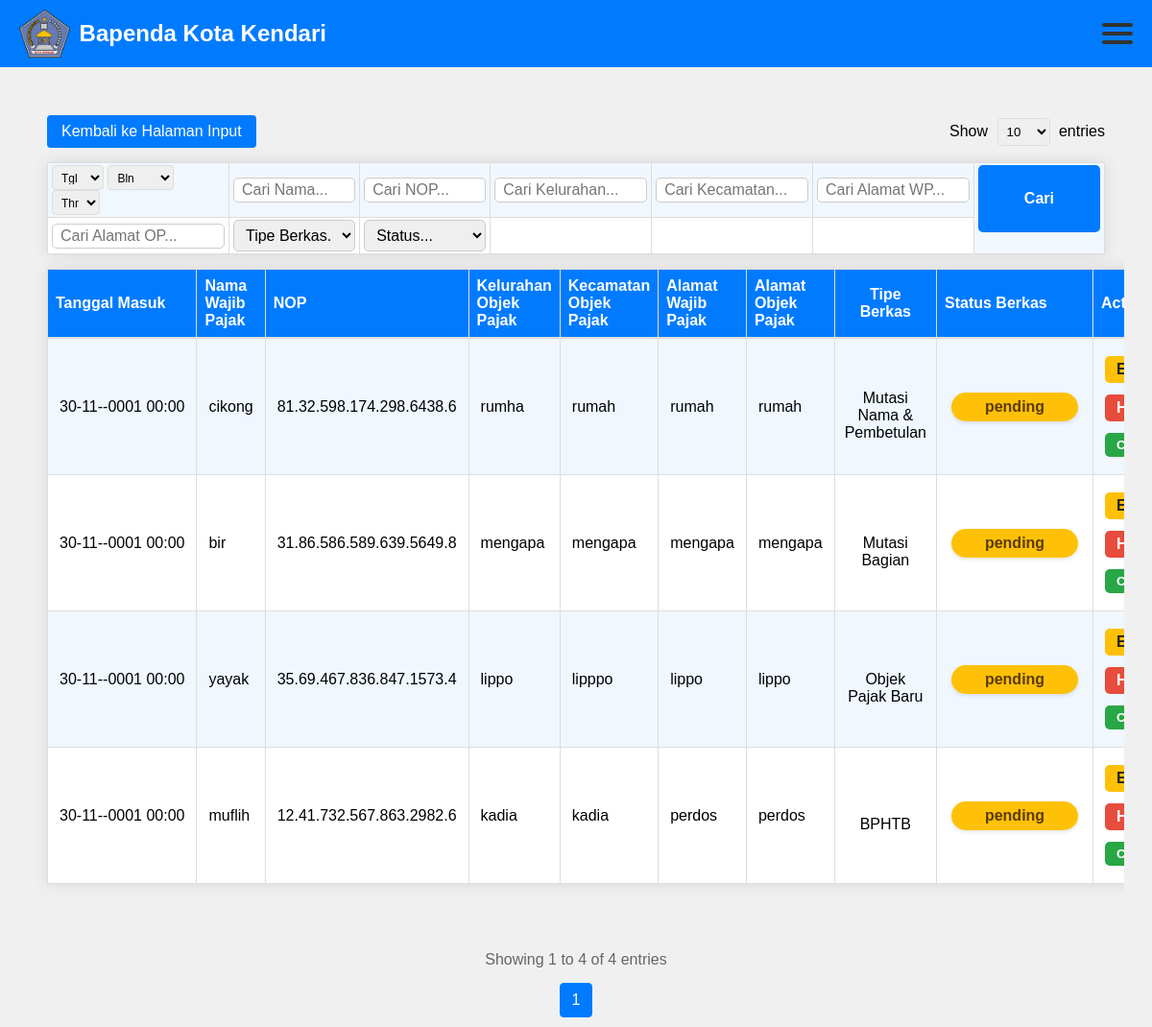
Page /show.php (signed in) on the earlier database version.
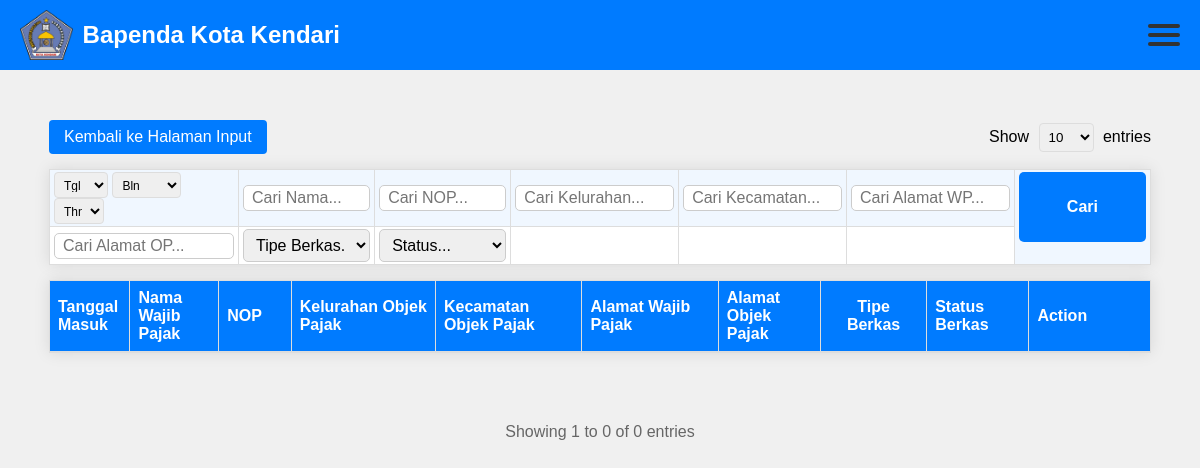
Same page on the later database version.
### tables this page shows
CREATE TABLE `dokumen` (
  `id` int(11) NOT NULL,
  `nama_dokumen` varchar(255) NOT NULL,
  `penerima` int(11) DEFAULT NULL,
  `nama` varchar(255) NOT NULL,
  `nop` varchar(255) NOT NULL,
  `kelurahan_objek_pajak` varchar(255) NOT NULL,
  `kecamatan_objek_pajak` varchar(255) NOT NULL,
  `alamat_wajib_pajak` text NOT NULL,
  `alamat_objek_pajak` text NOT NULL,
  `tipe_berkas` varchar(255) NOT NULL,
  `status` enum('pending','selesai') NOT NULL,
  `tanggal_masuk` datetime NOT NULL,
  `current_handler` varchar(50) NOT NULL DEFAULT 'loket'
);

### show.php (the view, shortened to what this page needs)
<?php
include 'koneksi.php';
function formatNOP($nop)
{
    return substr($nop, 0, 2) . '.' .
        substr($nop, 2, 2) . '.' .
        substr($nop, 4, 3) . '.' .
        substr($nop, 7, 3) . '.' .
        substr($nop, 10, 3) . '.' .
        substr($nop, 13, 4) . '.' .
        substr($nop, 17, 1);
}
$query = "SELECT id, nama, nop, kelurahan_objek_pajak, kecamatan_objek_pajak,
          alamat_wajib_pajak, alamat_objek_pajak, tipe_berkas, status, tanggal_masuk, current_handler
          FROM dokumen WHERE 1=1";
if ($_SESSION['role'] !== 'monitoring') {
    $handler = mysqli_real_escape_string($conn, $_SESSION['role']);
    $query .= " AND current_handler = '$handler'";
    $role_berkas_map = [
        'loket'      => ['BPHTB', 'Objek Pajak Baru', 'Mutasi Bagian', 'Mutasi Nama & Pembetulan'],
        'verlap'     => ['BPHTB', 'Objek Pajak Baru', 'Mutasi Bagian', 'Mutasi Nama & Pembetulan'],
        'penetapan'  => ['BPHTB', 'Objek Pajak Baru', 'Mutasi Bagian', 'Mutasi Nama & Pembetulan'],
        'kabid'      => ['BPHTB', 'Objek Pajak Baru', 'Mutasi Bagian', 'Mutasi Nama & Pembetulan'],
        'bphtb'      => ['BPHTB'],
        'mutasi1'    => ['Mutasi Bagian'],
        'mutasi2'    => ['Mutasi Nama & Pembetulan'],
        'op_baru'    => ['Objek Pajak Baru']
    ];
    $role = $_SESSION['role'];
    if (isset($role_berkas_map[$role])) {
        $allowed_types = array_map(function($t) use ($conn) {
            return "'%" . mysqli_real_escape_string($conn, $t) . "%'";
        }, $role_berkas_map[$role]);
        $query .= " AND (";
        foreach ($allowed_types as $i => $type) {
            if ($i > 0) $query .= " OR ";
            $query .= "tipe_berkas LIKE $type";
        }
        $query .= ")";
    }
}
$entries = isset($_GET['entries']) ? (int) $_GET['entries'] : 10;
$page = isset($_GET['page']) ? (int) $_GET['page'] : 1;
$start = ($page - 1) * $entries;
$count_conditions = str_replace("SELECT *", "", $query);
$total_query = "SELECT COUNT(*) as total FROM dokumen " . substr($count_conditions, strpos($count_conditions, "WHERE"));
$total_result = mysqli_query($conn, $total_query);
$total_row = mysqli_fetch_assoc($total_result);
$total_records = $total_row['total'];
$total_pages = ceil($total_records / $entries);
$query .= " ORDER BY id DESC LIMIT $start, $entries";
$result = mysqli_query($conn, $query);
?>
<!DOCTYPE html>
<html lang="id">
<head>
    <link rel="stylesheet" href="css/show.css">
</head>
<body class="show-body">
    <div class="header">
        <div class="logo-container">
            <img src="gambar/Lambang_Kota_Kendari.png" alt="Logo Kota Kendari">
            <h2>Bapenda Kota Kendari</h2>
        </div>
        <div class="hamburger-menu-container">
            <div class="hamburger-icon" onclick="toggleMenu()">
                <span></span>
                <span></span>
                <span></span>
            </div>
        </div>
    </div>
    <div class="content">
        <div class="table-container">
            <div class="table-header">
                <?php if ($_SESSION['role'] == 'loket'): ?>
                    <a href="input.php" class="back-button">Kembali ke Halaman Input</a>
                <?php endif; ?>
                <div class="entries-container">
                    <label>Show
                        <select name="entries" id="entries" onchange="changeEntries(this.value)">
                            <option value="10" <?php echo isset($_GET['entries']) && $_GET['entries'] == '10' ? 'selected' : ''; ?>>10</option>
                        </select>
                        entries
                    </label>
                </div>
            </div>
            <div class="search-container">
                <form action="" method="GET">
                    <table class="search-table">
                        <tr>
                            <td style="min-width:170px;">
                                <select name="search_date_start" class="date-select" style="width:30%;">
                                    <option value="">Tgl</option>
                                </select>
                                <select name="search_month" class="date-select" style="width:38%;">
                                    <option value="">Bln</option>
                                </select>
                                <select name="search_year" class="date-select" style="width:28%;">
                                    <option value="">Thn</option>
                                </select>
                            </td>
                            <td><input type="text" name="search_nama" placeholder="Cari Nama..." value="<?php echo isset($_GET['search_nama']) ? htmlspecialchars($_GET['search_nama']) : ''; ?>"></td>
                            <td><input type="text" name="search_nop" placeholder="Cari NOP..." value="<?php echo isset($_GET['search_nop']) ? htmlspecialchars($_GET['search_nop']) : ''; ?>"></td>
                            <td><input type="text" name="search_kelurahan" placeholder="Cari Kelurahan..." value="<?php echo isset($_GET['search_kelurahan']) ? htmlspecialchars($_GET['search_kelurahan']) : ''; ?>"></td>
                            <td><input type="text" name="search_kecamatan" placeholder="Cari Kecamatan..." value="<?php echo isset($_GET['search_kecamatan']) ? htmlspecialchars($_GET['search_kecamatan']) : ''; ?>"></td>
                            <td><input type="text" name="search_alamat_wp" placeholder="Cari Alamat WP..." value="<?php echo isset($_GET['search_alamat_wp']) ? htmlspecialchars($_GET['search_alamat_wp']) : ''; ?>"></td>
                            <td rowspan="2" class="search-btn-cell">
                                <button type="submit" class="search-btn-big">Cari</button>
                            </td>
                        </tr>
                        <tr>
                            <td><input type="text" name="search_alamat_op" placeholder="Cari Alamat OP..." value="<?php echo isset($_GET['search_alamat_op']) ? htmlspecialchars($_GET['search_alamat_op']) : ''; ?>"></td>
                            <td>
                                <select name="search_tipe" style="width:100%;">
                                    <option value="">Tipe Berkas...</option>
                                </select>
                            </td>
                            <td>
                                <select name="search_status" style="width:100%;">
                                    <option value="">Status...</option>
                                </select>
                            </td>
                            <?php if ($_SESSION['role'] === 'monitoring'): ?>
                            <td colspan="3">
                                <select name="search_handler" style="width:100%;">
                                    <option value="">Handler</option>
                                    <?php
                                    $handlers = ['loket', 'verlap', 'penetapan', 'kabid', 'bphtb', 'op_baru', 'mutasi1', 'mutasi2'];
                                    foreach ($handlers as $handler) {
                                        $selected = (isset($_GET['search_handler']) && $_GET['search_handler'] == $handler) ? 'selected' : '';
                                        echo "<option value='$handler' $selected>" . ucfirst($handler) . "</option>";
                                    }
                                    ?>
                                </select>
                            </td>
                            <?php else: ?>
                            <td></td><td></td><td></td>
                            <?php endif; ?>
                        </tr>
                    </table>
                </form>
            </div>
            <table>
                <thead>
                    <tr>
                        <th>Tanggal Masuk</th>
                        <th class="nama-wajib-pajak">Nama Wajib Pajak</th>
                        <th>NOP</th>
                        <th class="kelurahan-objek-pajak">Kelurahan Objek Pajak</th>
                        <th class="kecamatan-objek-pajak">Kecamatan Objek Pajak</th>
                        <th class="alamat-wajib-pajak">Alamat Wajib Pajak</th>
                        <th class="alamat-objek-pajak">Alamat Objek Pajak</th>
                        <th class="tipe-berkas">Tipe Berkas</th>
                        <th>Status Berkas</th>
                        <?php if ($_SESSION['role'] === 'monitoring'): ?>
                            <th>Current Handler</th>
                        <?php else: ?>
                            <th>Action</th>
                        <?php endif; ?>
                    </tr>
                </thead>
                <tbody>
                    <?php while ($row = mysqli_fetch_assoc($result)): ?>
                        <tr>
                            <td class="tanggal-masuk">
                                <?php
                                if (!empty($row['tanggal_masuk'])) {
                                    $tanggal = new DateTime($row['tanggal_masuk']);
                                    echo $tanggal->format('d-m-Y H:i');
                                } else {
                                    echo '-';
                                }
                                ?>
                            </td>
                            <td class="nama-wajib-pajak"><?php echo htmlspecialchars($row['nama']); ?></td>
                            <td><?php echo htmlspecialchars(formatNOP($row['nop'])); ?></td>
                            <td class="kelurahan-objek-pajak"><?php echo htmlspecialchars($row['kelurahan_objek_pajak']); ?></td>
                            <td class="kecamatan-objek-pajak"><?php echo htmlspecialchars($row['kecamatan_objek_pajak']); ?></td>
                            <td class="alamat-wajib-pajak"><?php echo htmlspecialchars($row['alamat_wajib_pajak']); ?></td>
                            <td class="alamat-objek-pajak"><?php echo htmlspecialchars($row['alamat_objek_pajak']); ?></td>
                            <td class="tipe-berkas">
                                <?php echo nl2br(str_replace(', ', "\n", htmlspecialchars($row['tipe_berkas']))); ?>
                            </td>
                            <td class="status-cell">
                                <?php if (strtolower($row['status']) === 'selesai'): ?>
                                    <span class="status-selesai" style="background:#28a745;color:#fff;padding:4px 10px;border-radius:5px;font-weight:bold;">
                                        Selesai
                                    </span>
                                <?php else: ?>
                                    <span class="status-<?php echo strtolower($row['status']); ?>">
                                        <?php echo htmlspecialchars($row['status']); ?>
                                    </span>
                                <?php endif; ?>
                            </td>
                            <?php if ($_SESSION['role'] === 'monitoring'): ?>
                                <td>
                                    <?php echo isset($row['current_handler']) ? htmlspecialchars($row['current_handler']) : '-'; ?>
                                </td>
                            <?php else: ?>
                                <td>
                                    <a href="edit.php?id=<?php echo $row['id']; ?>" class="btn-edit">Edit</a>
                                    <a href="delete.php?id=<?php echo $row['id']; ?>" class="btn-delete" onclick="return confirm('Hapus data ini?')">Hapus</a>
                                    <?php if (strtolower($row['status']) !== 'selesai'): ?>
                                        <form action="confirm.php" method="POST" style="display:inline;" onsubmit="return handleConfirm(event, this);">
                                            <button type="submit" class="btn-confirm">Confirm</button>
                                        </form>
                                    <?php endif; ?>
                                </td>
                            <?php endif; ?>
                        </tr>
                    <?php endwhile; ?>
                </tbody>
            </table>
        </div>
    </div>
    <div class="pagination-container">
        <div class="pagination-info">
            Showing <?php echo $start + 1; ?> to <?php echo min($start + $entries, $total_records); ?> of
            <?php echo $total_records; ?> entries
        </div>
        <div class="pagination">
            <?php
            $start_page = max(1, $page - 2);
            $end_page = min($total_pages, $page + 2);
            for ($i = $start_page; $i <= $end_page; $i++): ?>
                <a href="?page=<?php echo $i; ?><?php echo isset($_GET['entries']) ? '&entries=' . $entries : ''; ?>"
                    class="page-link <?php echo $page == $i ? 'active' : ''; ?>">
                    <?php echo $i; ?>
                </a>
            <?php endfor; ?>
        </div>
    </div>
</body>
</html>

Differences in the rows shown:
removed dokumen: tanggal_masuk "30-11--0001 00:00", nama "cikong", nop "81.32.598.174.298.6438.6", kelurahan_objek_pajak "rumha", kecamatan_objek_pajak "rumah", alamat_wajib_pajak "rumah", alamat_objek_pajak "rumah", tipe_berkas "Mutasi Nama & Pembetulan", status "pending"
removed dokumen: tanggal_masuk "30-11--0001 00:00", nama "bir", nop "31.86.586.589.639.5649.8", kelurahan_objek_pajak "mengapa", kecamatan_objek_pajak "mengapa", alamat_wajib_pajak "mengapa", alamat_objek_pajak "mengapa", tipe_berkas "Mutasi Bagian", status "pending"
removed dokumen: tanggal_masuk "30-11--0001 00:00", nama "yayak", nop "35.69.467.836.847.1573.4", kelurahan_objek_pajak "lippo", kecamatan_objek_pajak "lipppo", alamat_wajib_pajak "lippo", alamat_objek_pajak "lippo", tipe_berkas "Objek Pajak Baru", status "pending"
removed dokumen: tanggal_masuk "30-11--0001 00:00", nama "muflih", nop "12.41.732.567.863.2982.6", kelurahan_objek_pajak "kadia", kecamatan_objek_pajak "kadia", alamat_wajib_pajak "perdos", alamat_objek_pajak "perdos", tipe_berkas "BPHTB", status "pending"
Other differences:
min($start + $entries, $total_records): "4" → "0"
$total_records: "4" → "0"
list line gone: "1"
